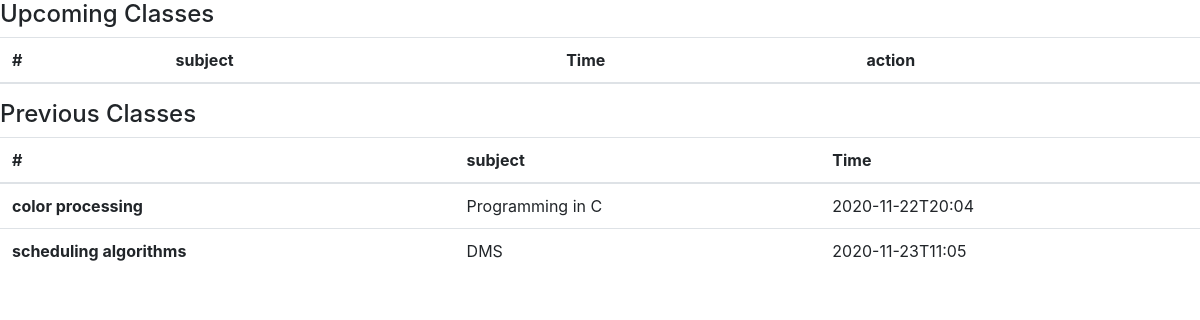
Page /current-classes on the earlier database version.
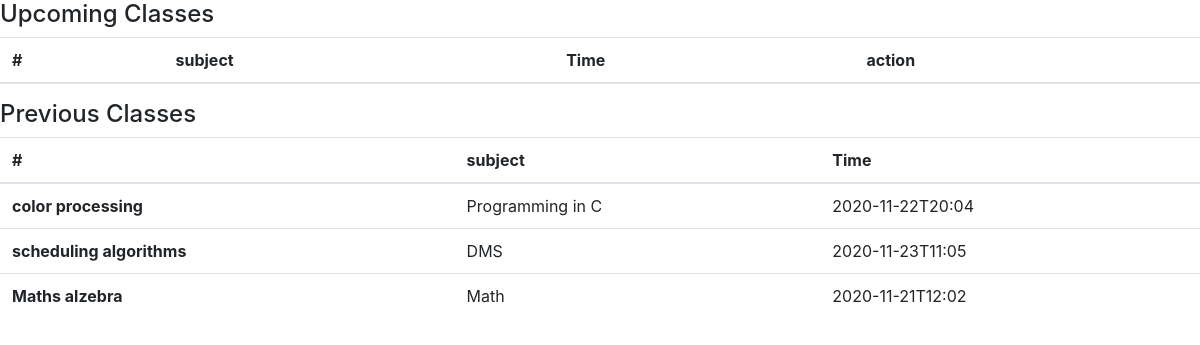
Same page on the later database version.
### app.py (models this page shows, shortened)
class MySchedule(db.Model):
	id = db.Column(db.Integer, primary_key=True)
	subject = db.Column(db.String(100), default=1)
	topic = db.Column(db.String(2000), nullable=False)
	time = db.Column(db.String(50))
	url = db.Column(db.String(50), nullable=False)

### app.py (the view)
@app.route("/current-classes", methods = ["Get", "POST"])
def currentClass():
	allclasses = db.session.query(MySchedule).all()
	upcoming_classes = []
	previous_classes = []
	for i in allclasses:
		t = i.time.split("T")
		x = str(datetime.utcnow()).split(" ")
		current_time_hour = x[1][0:2]
		current_time_min = x[1][3:5]
		current_time_date = x[0]
		class_time_hour = t[1][0:2]
		class_time_min = t[1][3:5]
		class_time_date = t[0]
		if(current_time_hour > class_time_hour or class_time_date < current_time_date):
			previous_classes.append(i)
		else:
			upcoming_classes.append(i)
	return render_template("todayclass.html", previous_classes = previous_classes, upcoming_classes = upcoming_classes)

### templates/todayclass.html (shortened to what this page needs)
{% include "base.html" %}
<h4> Upcoming Classes</h4>
<table class="table table-hover">
  <thead>
    <tr>
      <th scope="col">#</th>
      <th scope="col">subject</th>
      <th scope="col">Time</th>
      <th scope="col">action</th>
    </tr>
  </thead>
</table>
<h4> Previous Classes</h4>
<table class="table table-hover">
  <thead>
    <tr>
      <th scope="col">#</th>
      <th scope="col">subject</th>
      <th scope="col">Time</th>
    </tr>
  </thead>
  <tbody>
  {% for i in previous_classes %}
    <tr>
      <th scope="row">{{i.topic}}</th>
      <td>{{i.subject}}</td>
      <td>{{i.time}}</td>
    </tr>
  {% endfor %}
  </tbody>
</table>

Differences in the rows shown:
added MySchedule: topic "Maths alzebra", subject "Math", time "2020-11-21T12:02"
